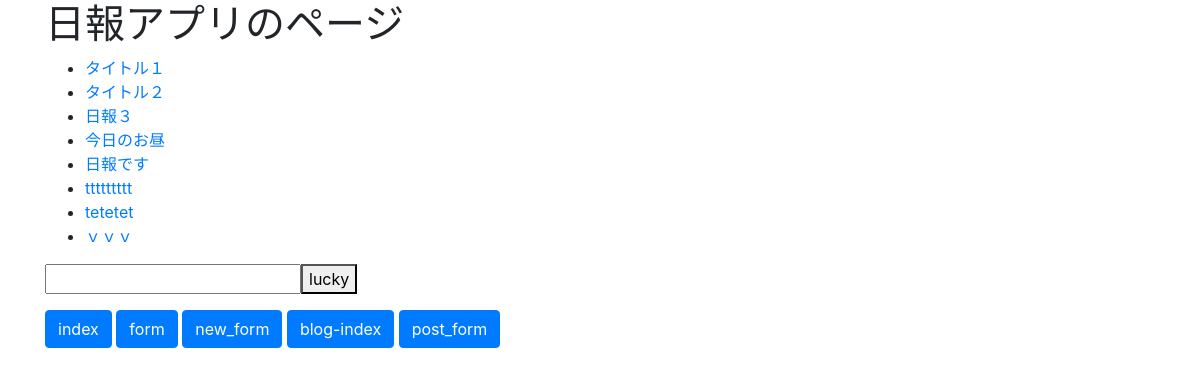
Before: /nippo/ with the older database file.
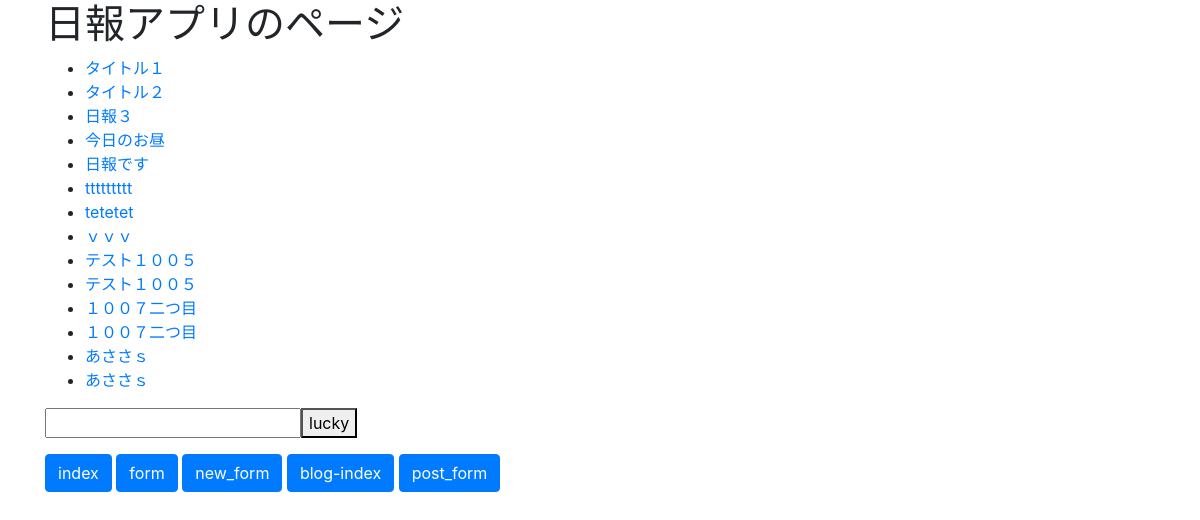
After: the same page with the newer database file.
### nippo/models.py (models this page shows, shortened)
class NippoModel(models.Model):
    title = models.CharField(max_length=200)
    content = models.TextField()
    timestamp = models.DateTimeField(auto_now_add=True)

### nippo/views.py (the view)
# urls.py: path('', nippoListView, name="index"),
def nippoListView(request):
    template_name = "nippo/nippo-list.html"
    ctx={}
    qs = NippoModel.objects.all()
    ctx["object_list"] = qs
    if request.GET:
        number = request.GET["number"]
        return redirect("lucky", number )
    return render(request, template_name, ctx)

### nippo/templates/nippo/nippo-list.html (shortened to what this page needs)
{% extends 'nippo/base.html' %}
{% block content %}
<h1>日報アプリのページ</h1>
<form type="GET">
    <div>
        <ul>
        {% for obj in object_list %}
            <li><a href="{% url 'detail' obj.id %}">{{ obj.title }}</a></li>
        {% endfor %}
        </ul>
    </div>
        <p>
            <input type="text" name="number"><button type="submit">lucky</button>
        </p>
    </form>
{% endblock %}

### nippo/templates/nippo/base.html (shortened to what this page needs)
<!DOCTYPE html>
<html lang="en">
<head>
    <link rel="stylesheet" href="https://stackpath.bootstrapcdn.com/bootstrap/4.5.0/css/bootstrap.min.css">
</head>
<body>
<div class="container">
    {% block content %}
    {% endblock %}
    <a class="btn btn-primary" href="{% url 'index' %}">index </a>
    <a class="btn btn-primary" href="{% url 'form' %}">form </a>
    <a class="btn btn-primary" href="{% url 'new_form' %}">new_form </a>
    <a class="btn btn-primary" href="{% url 'blog-index' %}">blog-index </a>
    <a class="btn btn-primary" href="{% url 'post_form' %}">post_form </a>
</div>
</body>
</html>

Changed rows visible on the page:
added NippoModel: title "テスト１００５"
added NippoModel: title "テスト１００５"
added NippoModel: title "１００７二つ目"
added NippoModel: title "１００７二つ目"
added NippoModel: title "あささｓ"
added NippoModel: title "あささｓ"
